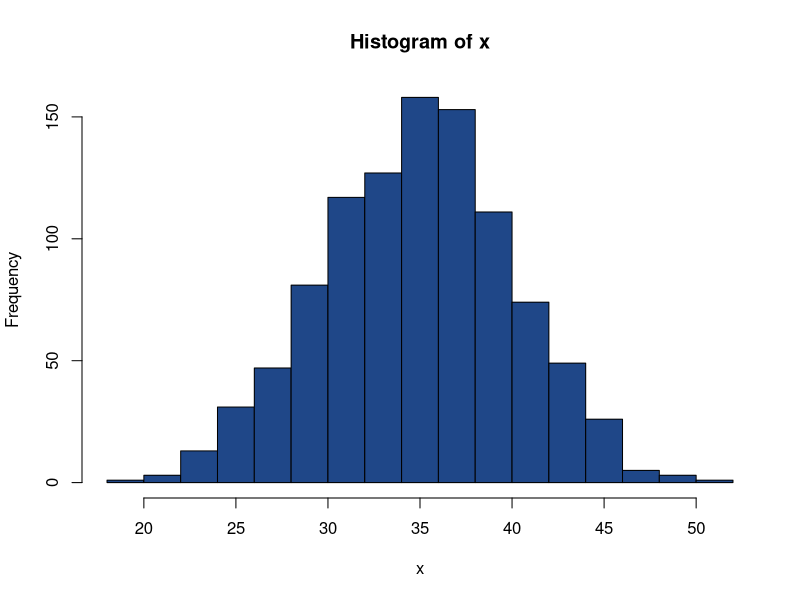

Reproduce this figure in R.
## ---- chunk 1
#| echo: true
library(lobstr)
x <- c(1, 2, 3)
obj_addr(x)
#> 0x8d526b868
## ---- chunk 2
#| echo: true
# Creates another binding to the same object
y <- x
obj_addr(y)
#> 0x8d526b868
## ---- chunk 3
#| echo: true
y[[3]] <- 4
obj_addr(y)
#> 0x8d56e6968
## ---- chunk 4
# echo: false

paste0("<", obj_addr(x), ">")
## ---- chunk 5
# echo: false

paste0("tracemem[", obj_addr(x), " -> ", obj_addr(y), "]:")
## ---- chunk 6
# echo: false

paste0("<", obj_addr(x), ">")
## ---- chunk 7
# echo: false

f <- function(a) {
  a
}

z <- f(x)

paste0("tracemem[", obj_addr(x), " -> ", obj_addr(z), "]:")
## ---- chunk 8
#| echo: true
l1 <- list(1, 2, 3)
## ---- chunk 9
#| echo: true
l2 <- l1
## ---- chunk 10
#| echo: true
l2[[3]] <- 4
## ---- chunk 11
#| echo: true
ref(l1, l2)
## ---- chunk 12
#| echo: true
d1 <- data.frame(x = c(1, 5, 6), y = c(2, 4, 3))
## ---- chunk 13
#| echo: true
d2 <- d1
d2[, 2] <- d2[, 2] * 2
## ---- chunk 14
#| echo: true
d3 <- d1
d3[1, ] <- d3[1, ] * 3
## ---- chunk 15
#| echo: true
x <- c("a", "a", "abc", "d")
## ---- chunk 16
#| echo: false
ref(x, character = TRUE)
## ---- chunk 17
#| echo: true
x <- rnorm(1000, mean = 35, sd = 5)
y <- list(x, x, x)
x_size <- obj_size(x)
y_size <- obj_size(y)

sprintf(
  "y (size: %s B) is only %s B larger than x (size: %s B)",
  y_size,
  y_size - x_size,
  x_size
)
## ---- chunk 18
#| echo: false
hist(x, breaks = 20, col = "#1f4788")
## ---- chunk 19
#| echo: true
obj_size(list(NULL, NULL, NULL))
## ---- chunk 20
#| echo: true
fruits <- c("apple", "apple", "apple")

sprintf(
  "Repeating fruit 100 times takes up %s B more in memory",
  obj_size(rep(fruits, 100)) - obj_size(fruits)
)
## ---- chunk 21
#| echo: true
print(1:10)
## ---- chunk 22
#| echo: true
gc()

mem_used()
